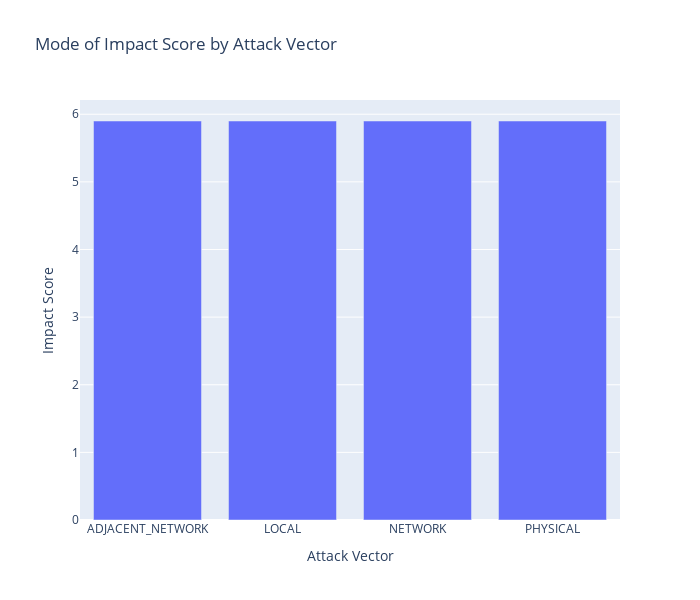

Notebook source saved alongside this figure:
### Code cell
dt_analyzer.find_mode_category(dataFrame, "attackVector", "impactScore", "Attack Vector", "Impact Score", 700, 600, "png")

### Figure 1 — Plotly figure (JSON) as saved in the notebook; plotly's stock layout.template omitted (floating-point values rounded to 4 significant figures)
{"data": [{"alignmentgroup": "True", "hovertemplate": "Attack Vector=%{x}<br>Impact Score=%{y}<extra></extra>", "legendgroup": "", "marker": {"color": "#636efa", "pattern": {"shape": ""}}, "name": "", "offsetgroup": "", "orientation": "v", "showlegend": false, "textposition": "auto", "type": "bar", "x": ["ADJACENT_NETWORK", "LOCAL", "NETWORK", "PHYSICAL"], "xaxis": "x", "y": [5.9, 5.9, 5.9, 5.9], "yaxis": "y"}], "layout": {"barmode": "relative", "height": 600, "legend": {"tracegroupgap": 0}, "title": {"text": "Mode of Impact Score by Attack Vector"}, "width": 700, "xaxis": {"anchor": "y", "domain": [0, 1], "title": {"text": "Attack Vector"}}, "yaxis": {"anchor": "x", "domain": [0, 1], "title": {"text": "Impact Score"}}}}
